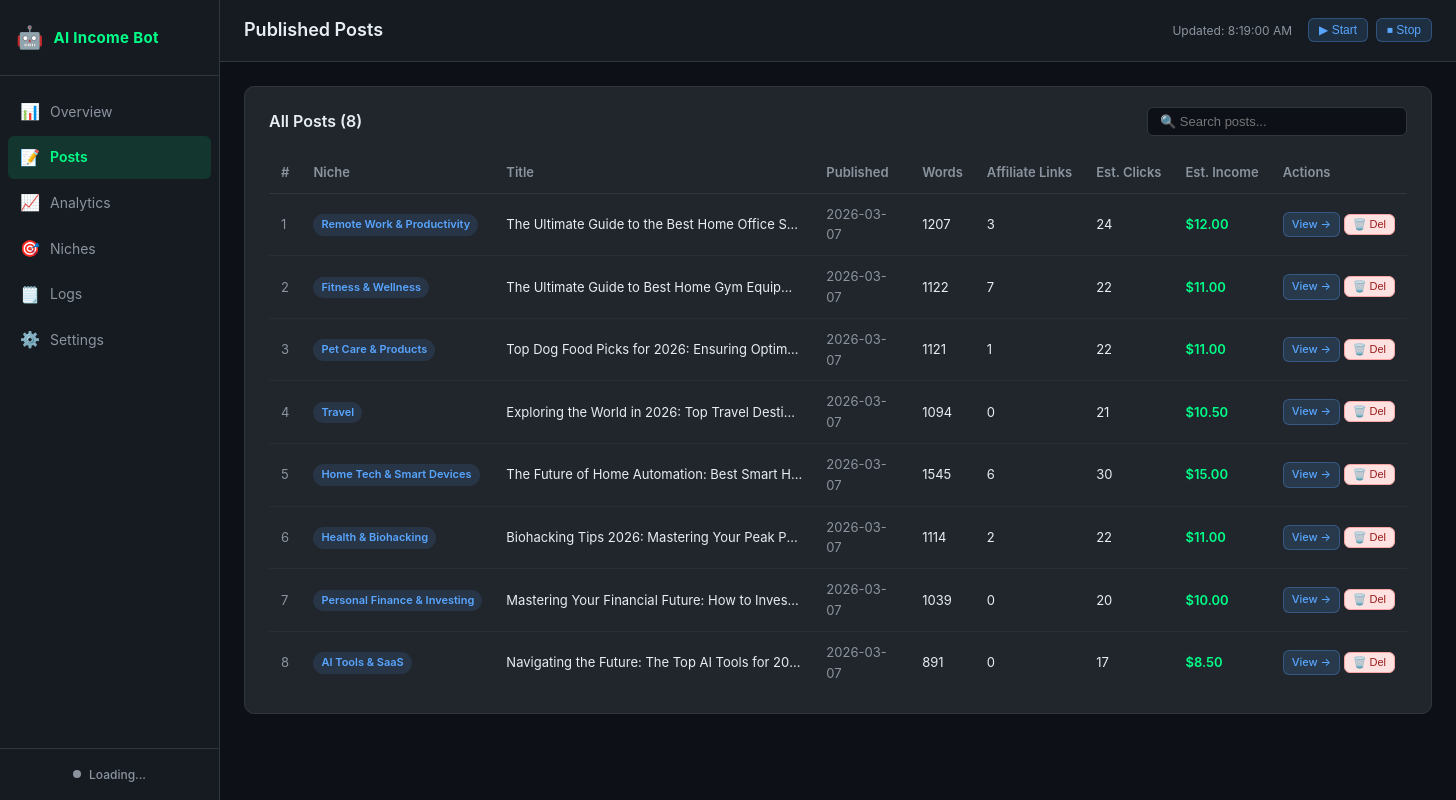
The page /posts on the database its author committed.
### tables this page shows
CREATE TABLE posts (
            id INTEGER PRIMARY KEY AUTOINCREMENT,
            niche_id TEXT NOT NULL,
            niche_name TEXT NOT NULL,
            title TEXT NOT NULL,
            slug TEXT UNIQUE NOT NULL,
            url TEXT,
            youtube_url TEXT,
            published_at DATETIME DEFAULT CURRENT_TIMESTAMP,
            word_count INTEGER DEFAULT 0,
            affiliate_links_count INTEGER DEFAULT 0,
            estimated_clicks INTEGER DEFAULT 0,
            estimated_income REAL DEFAULT 0.0,
            status TEXT DEFAULT 'published'
        );

### dashboard/app.py (the view)
@app.route("/posts")
def posts():
    from core import analytics_tracker
    db = _get_db()
    all_posts = analytics_tracker.get_all_posts(db)
    settings = _load_settings()
    return render_template("posts.html", posts=all_posts, settings=settings)

### core/analytics_tracker.py (called while the page is built)
def get_all_posts(db_path: Path) -> list:
    try:
        conn = sqlite3.connect(str(db_path))
        conn.row_factory = sqlite3.Row
        rows = conn.execute("SELECT * FROM posts ORDER BY published_at DESC").fetchall()
        conn.close()
        return [dict(r) for r in rows]
    except Exception:
        return []

### dashboard/app.py (called while the page is built)
def _get_db():
    import sys
    sys.path.insert(0, str(_PROJECT_ROOT))
    from core import analytics_tracker
    if not _DB_PATH.exists():
        _DB_PATH.parent.mkdir(parents=True, exist_ok=True)
        analytics_tracker.init_db(_DB_PATH)
    return _DB_PATH

def _load_settings() -> dict:
    try:
        with open(_SETTINGS_CONFIG_PATH) as f:
            return yaml.safe_load(f)
    except Exception:
        return {}

### dashboard/templates/posts.html (shortened to what this page needs)
{% extends "base.html" %}
{% block page_title %}Published Posts{% endblock %}
{% block content %}
<div class="card">
  <div class="card-header">
    <h3 class="card-title">All Posts ({{ posts|length }})</h3>
    <input
      type="text"
      id="postSearch"
      class="search-input"
      placeholder="🔍 Search posts..."
      oninput="filterPosts(this.value)"
    >
  </div>
  <div class="table-wrapper">
    <table class="data-table" id="postsTable">
      <thead>
        <tr>
          <th>#</th>
          <th>Niche</th>
          <th>Title</th>
          <th>Published</th>
          <th>Words</th>
          <th>Affiliate Links</th>
          <th>Est. Clicks</th>
          <th>Est. Income</th>
          <th>Actions</th>
        </tr>
      </thead>
      <tbody>
        {% for post in posts %}
        <tr class="post-row" data-post-id="{{ post.id }}" data-title="{{ post.title|lower }}" data-niche="{{ post.niche_name|lower }}">
          <td class="text-muted">{{ loop.index }}</td>
          <td><span class="niche-badge">{{ post.niche_name }}</span></td>
          <td class="post-title">{{ post.title }}</td>
          <td class="text-muted">{{ post.published_at[:10] if post.published_at else '—' }}</td>
          <td>{{ post.word_count }}</td>
          <td>{{ post.affiliate_links_count }}</td>
          <td>{{ post.estimated_clicks }}</td>
          <td class="income-cell">${{ "%.2f"|format(post.estimated_income) }}</td>
          <td style="white-space:nowrap;">
            {% if post.url %}
            <a href="{{ post.url }}" target="_blank" class="btn btn-sm">View →</a>
            {% else %}
            <span class="text-muted">—</span>
            {% endif %}
            <button class="btn btn-sm" style="background:#fee2e2;color:#991b1b;border:1px solid #fca5a5;" onclick="deletePost({{ post.id }}, '{{ post.title|replace("'", "\\'") }}')">🗑️ Del</button>
          </td>
        </tr>
        {% else %}
        <tr>
          <td colspan="9" class="text-muted text-center">No posts published yet. Run the bot to generate content.</td>
        </tr>
        {% endfor %}
      </tbody>
    </table>
  </div>
</div>
{% endblock %}

### dashboard/templates/base.html (shortened to what this page needs)
<!DOCTYPE html>
<html lang="en">
<head>
  <link rel="stylesheet" href="{{ url_for('static', filename='css/dashboard.css') }}">
</head>
<body>
  <div class="layout">
    <nav class="sidebar" id="sidebar">
      <div class="sidebar-brand">
        <span class="brand-icon">🤖</span>
        <span class="brand-name">AI Income Bot</span>
      </div>
      <ul class="nav-list">
        <li class="nav-item">
          <a href="/" class="nav-link {% if request.path == '/' %}active{% endif %}">
            <span class="nav-icon">📊</span><span class="nav-text">Overview</span>
          </a>
        </li>
        <li class="nav-item">
          <a href="/posts" class="nav-link {% if request.path == '/posts' %}active{% endif %}">
            <span class="nav-icon">📝</span><span class="nav-text">Posts</span>
          </a>
        </li>
        <li class="nav-item">
          <a href="/analytics" class="nav-link {% if request.path == '/analytics' %}active{% endif %}">
            <span class="nav-icon">📈</span><span class="nav-text">Analytics</span>
          </a>
        </li>
        <li class="nav-item">
          <a href="/niches" class="nav-link {% if request.path == '/niches' %}active{% endif %}">
            <span class="nav-icon">🎯</span><span class="nav-text">Niches</span>
          </a>
        </li>
        <li class="nav-item">
          <a href="/logs" class="nav-link {% if request.path == '/logs' %}active{% endif %}">
            <span class="nav-icon">🗒️</span><span class="nav-text">Logs</span>
          </a>
        </li>
        <li class="nav-item">
          <a href="/settings" class="nav-link {% if request.path == '/settings' %}active{% endif %}">
            <span class="nav-icon">⚙️</span><span class="nav-text">Settings</span>
          </a>
        </li>
      </ul>
      <div class="sidebar-footer">
        <div class="bot-status-indicator" id="botStatusSidebar">
          <span class="status-dot" id="statusDot"></span>
          <span class="status-text" id="statusText">Loading...</span>
        </div>
      </div>
    </nav>
    <div class="main-area">
      <header class="top-bar">
        <div class="top-bar-left">
          <h1 class="page-title">{% block page_title %}Dashboard{% endblock %}</h1>
        </div>
        <div class="top-bar-right">
          <span class="last-updated">Updated: <span id="updateTime">—</span></span>
          <div class="bot-controls">
            <button class="btn btn-start" id="btnStart" onclick="botStart()" title="Start bot">▶ Start</button>
            <button class="btn btn-stop" id="btnStop" onclick="botStop()" title="Stop bot">⏹ Stop</button>
          </div>
        </div>
      </header>
      <main class="content">
        {% block content %}{% endblock %}
      </main>
    </div>
  </div>
</body>
</html>

### rows shown on the page
posts: niche_name "Remote Work & Productivity", title "The Ultimate Guide to the Best Home Office S…", published_at "2026-03-07", word_count "1207", affiliate_links_count "3", estimated_clicks "24", estimated_income "12.00"
posts: niche_name "Fitness & Wellness", title "The Ultimate Guide to Best Home Gym Equip…", published_at "2026-03-07", word_count "1122", affiliate_links_count "7", estimated_clicks "22", estimated_income "11.00"
posts: niche_name "Pet Care & Products", title "Top Dog Food Picks for 2026: Ensuring Optim…", published_at "2026-03-07", word_count "1121", affiliate_links_count "1", estimated_clicks "22", estimated_income "11.00"
posts: niche_name "Travel", title "Exploring the World in 2026: Top Travel Desti…", published_at "2026-03-07", word_count "1094", affiliate_links_count "0", estimated_clicks "21", estimated_income "10.50"
posts: niche_name "Home Tech & Smart Devices", title "The Future of Home Automation: Best Smart H…", published_at "2026-03-07", word_count "1545", affiliate_links_count "6", estimated_clicks "30", estimated_income "15.00"
posts: niche_name "Health & Biohacking", title "Biohacking Tips 2026: Mastering Your Peak P…", published_at "2026-03-07", word_count "1114", affiliate_links_count "2", estimated_clicks "22", estimated_income "11.00"
posts: niche_name "Personal Finance & Investing", title "Mastering Your Financial Future: How to Inves…", published_at "2026-03-07", word_count "1039", affiliate_links_count "0", estimated_clicks "20", estimated_income "10.00"
posts: niche_name "AI Tools & SaaS", title "Navigating the Future: The Top AI Tools for 20…", published_at "2026-03-07", word_count "891", affiliate_links_count "0", estimated_clicks "17", estimated_income "8.50"

### other values the page prints
{{ posts|length }} "8"
